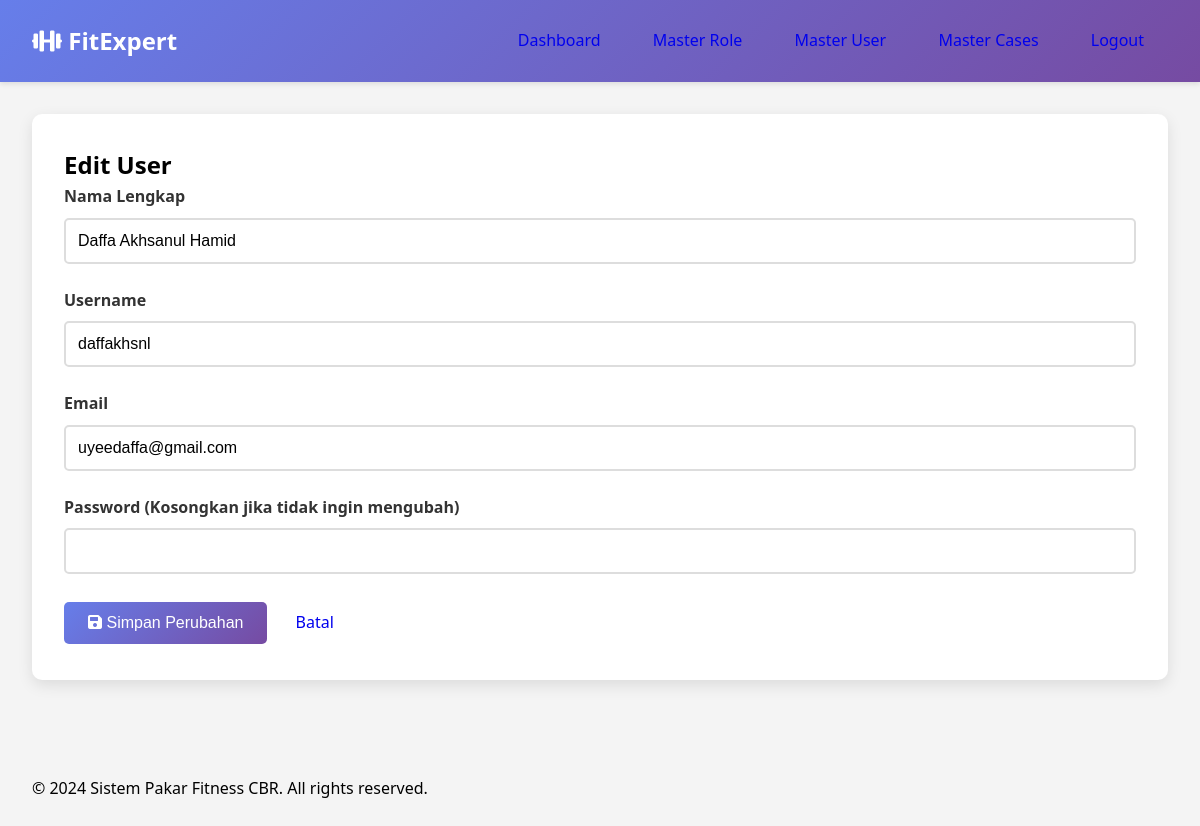
Screenshot of /user/master-user/edit.php?id=1 (signed in) with the database file from the repository.
### tables this page shows
CREATE TABLE `users` (
  `user_id` int(11) NOT NULL,
  `username` varchar(50) NOT NULL,
  `email` varchar(100) NOT NULL,
  `password` varchar(255) NOT NULL,
  `full_name` varchar(100) NOT NULL,
  `role` enum('admin','user') DEFAULT 'user',
  `created_at` timestamp NOT NULL DEFAULT current_timestamp()
);

### user/master-user/edit.php (the view, shortened to what this page needs)
<?php
$database = new Database();
$db = $database->getConnection();
$id = intval($_GET['id']);
$query = "SELECT * FROM users WHERE user_id = ?";
$stmt = $db->prepare($query);
$stmt->execute([$id]);
$user = $stmt->fetch(PDO::FETCH_ASSOC);
$username = $user['username'];
$email = $user['email'];
$full_name = $user['full_name'];
include '../../includes/header.php';
?>
<div class="container">
    <div class="card">
        <h2>Edit User</h2>
        <form method="POST" action="">
            <div class="form-group">
                <label for="full_name">Nama Lengkap</label>
                <input type="text" id="full_name" name="full_name" class="form-control" required value="<?php echo htmlspecialchars($full_name); ?>">
            </div>
            <div class="form-group">
                <label for="username">Username</label>
                <input type="text" id="username" name="username" class="form-control" required value="<?php echo htmlspecialchars($username); ?>">
            </div>
            <div class="form-group">
                <label for="email">Email</label>
                <input type="email" id="email" name="email" class="form-control" required value="<?php echo htmlspecialchars($email); ?>">
            </div>
            <div class="form-group">
                <label for="password">Password (Kosongkan jika tidak ingin mengubah)</label>
                <input type="password" id="password" name="password" class="form-control">
            </div>
            <button type="submit" class="btn btn-primary btn-block">
                <i class="fas fa-save"></i> Simpan Perubahan
            </button>
            <a href="/user/master-user/index.php" class="btn btn-secondary">Batal</a>
        </form>
    </div>
</div>
<?php include '../../includes/footer.php'; ?>

### assets/css/style.css (style rules this page uses)
* { margin: 0; padding: 0; box-sizing: border-box; }
body { font-family: 'Segoe UI', Tahoma, Geneva, Verdana, sans-serif; line-height: 1.6; background-color: #f4f4f4; }
.container { max-width: 1200px; margin: 0 auto; padding: 2rem; }
.card { background: white; border-radius: 10px; padding: 2rem; margin-bottom: 2rem; box-shadow: 0 5px 15px rgba(0,0,0,0.1); }
.form-group { margin-bottom: 1.5rem; }
.form-group label { display: block; margin-bottom: 0.5rem; font-weight: 600; color: #333; }
.form-control { width: 100%; padding: 0.75rem; border: 2px solid #ddd; border-radius: 5px; font-size: 1rem; transition: border-color 0.3s; }
.btn { padding: 0.75rem 1.5rem; border: none; border-radius: 5px; cursor: pointer; font-size: 1rem; text-decoration: none; display: inline-block; text-align: center; transition: all 0.3s; }
.btn-primary { background: linear-gradient(135deg, #667eea 0%, #764ba2 100%); color: white; }

### rows the page displays
users: full_name "Daffa Akhsanul Hamid", username "daffakhsnl", email "uyeedaffa@gmail.com"
